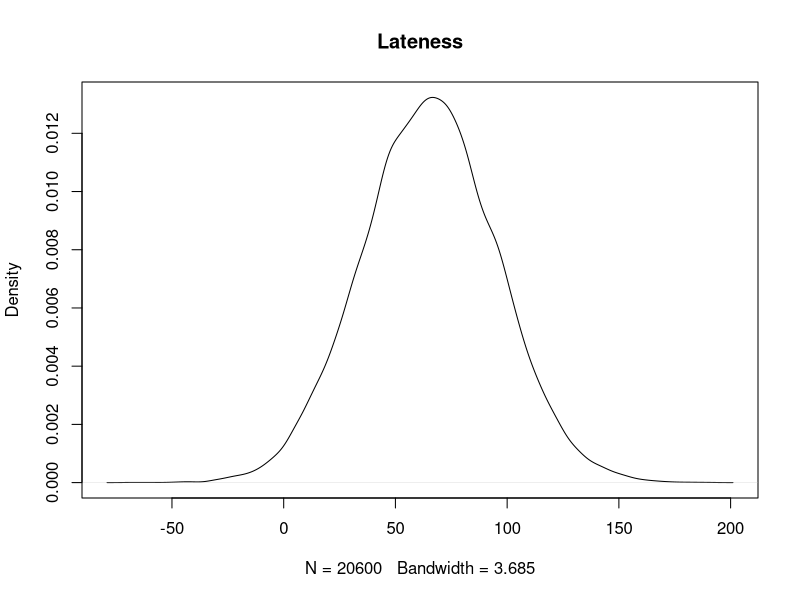
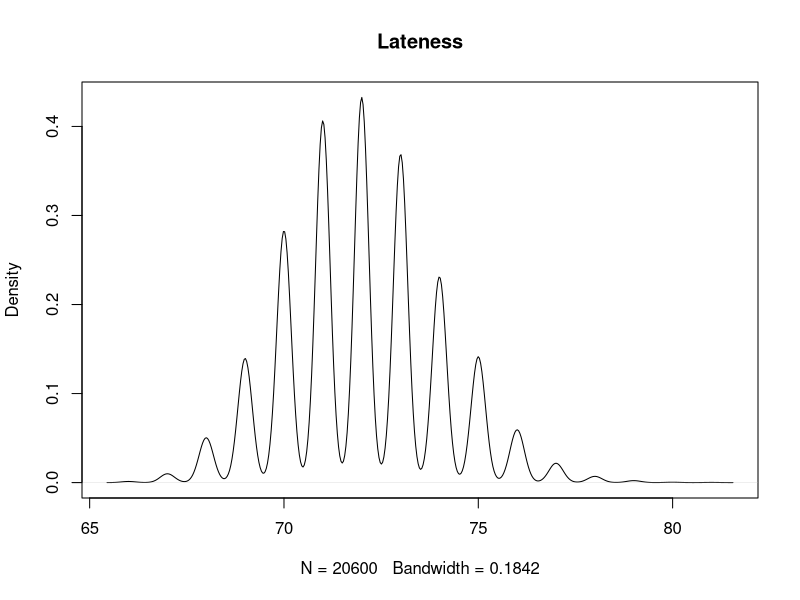
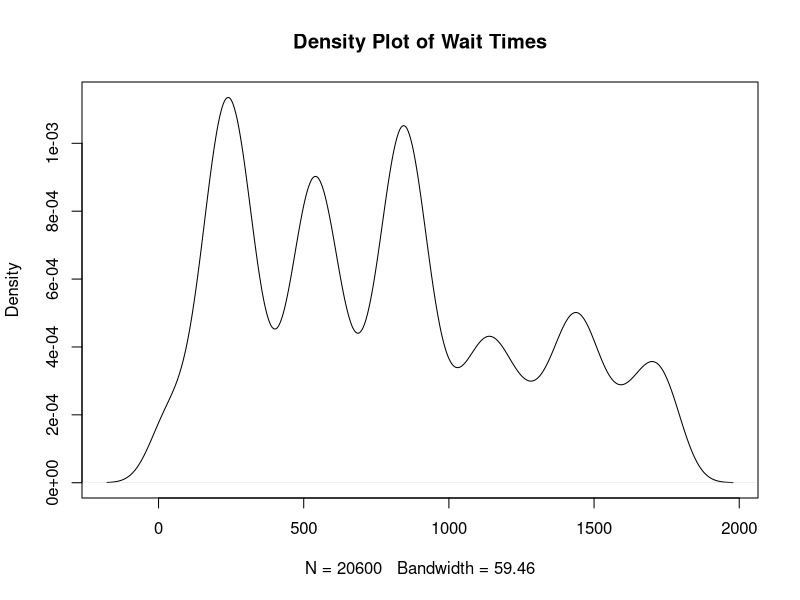
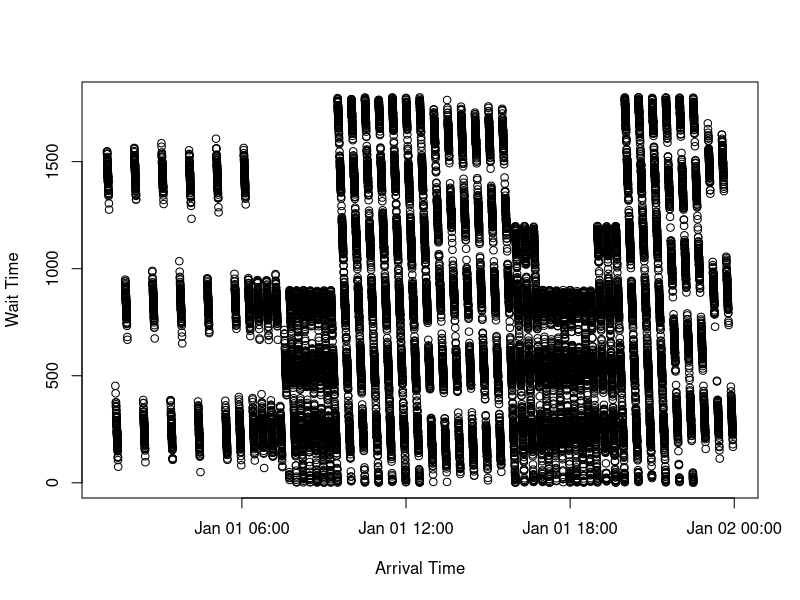
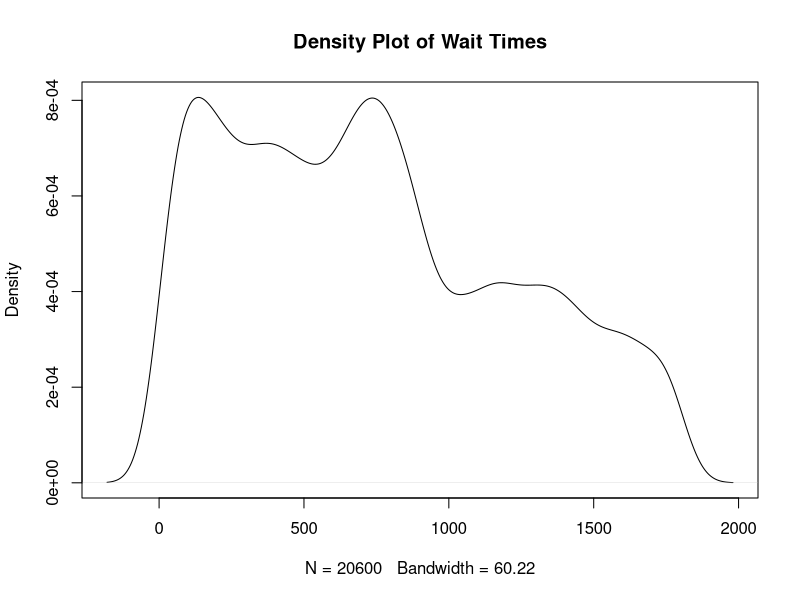
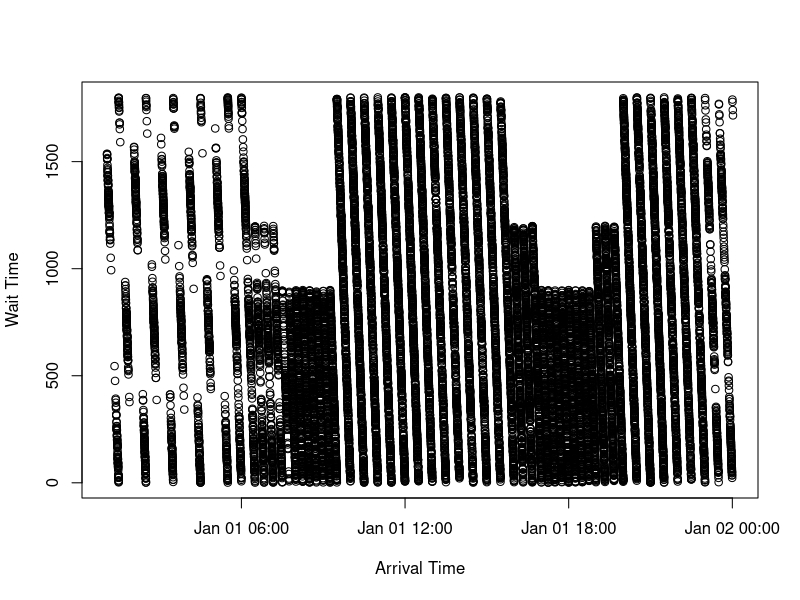
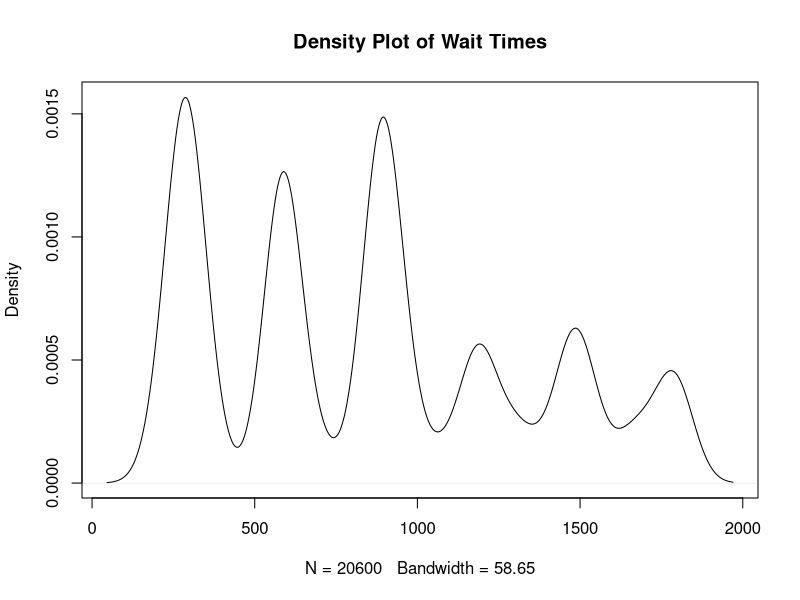
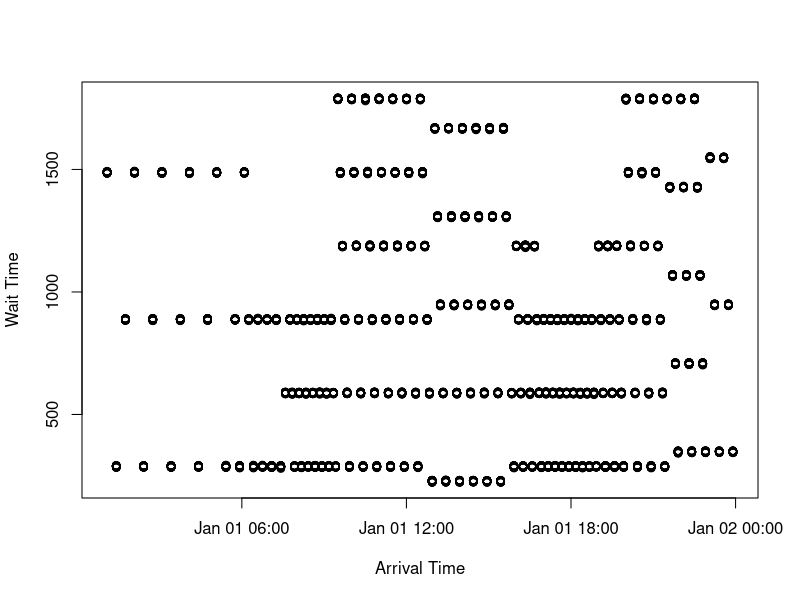

These figures' R source, in order:
## ---- chunk 1
knitr::opts_chunk$set(echo = TRUE)
## ---- chunk 2
start_time <- as.POSIXct("2018-01-01 01:04:00")
# train is every 20 minutes until 5:40ish
diff <- 60*20
times <- NULL
for(i in 1:15){
  if(i == 1){
    times[i] <- start_time
  } else {
    prev <- i - 1
  times[i] <- times[prev] + diff
  }
}
# train is every 10 minutes until 7:25ish
diff <- 60*10
for(i in 16:27){
  prev <- i - 1
  times[i] <- times[prev] + diff
}
# train is every 4-6 minutes until 12:25ish (will go with 5 mins)
diff <- 60*5
for(i in 28:88){
  prev <- i - 1
  times[i] <- times[prev] + diff
}
# train is every 6 minutes until 3:51ish
diff <- 60*6
for(i in 89:119){
  prev <- i - 1
  times[i] <- times[prev] + diff
}
# train is every 4-6 minutes until 9:37ish (pm) (will go with 5 mins)
diff <- 60*5
for(i in 119:187){
  prev <- i - 1
  times[i] <- times[prev] + diff
}
# train is every 6 minutes until 11ish
diff <- 60*6
for(i in 187:200){
  prev <- i - 1
  times[i] <- times[prev] + diff
}
# train is every 10 minutes till 12:50ish
diff <- 60*10
for(i in 201:206){
  prev <- i - 1
  times[i] <- times[prev] + diff
}
# convert back to POSIX
class(times) <- c('POSIXt', 'POSIXct')
## ---- chunk 3
ferry_start <- as.POSIXct("2018-01-01 00:00:00")
# every half hour until 6:30 (then goes to 6:50)
diff <- 60*30
ferry_times <- NULL
for(i in 1:14){
  if(i == 1){
    ferry_times[i] <- ferry_start
  } else {
    prev <- i - 1
  ferry_times[i] <- ferry_times[prev] + diff
  }
}
# next 3 are every 20 minutes
diff <- 60*20
for(i in 15:17){
  prev <- i - 1
  ferry_times[i] <- ferry_times[prev] + diff
}
# every 15 minutes
diff <- 60*15
for(i in 18:25){
  prev <- i - 1
  ferry_times[i] <- ferry_times[prev] + diff
    
}
# every 30 minutes
diff <- 60*30
for(i in 26:38){
  prev <- i - 1
  ferry_times[i] <- ferry_times[prev] + diff
}
# every 20 minutes
diff <- 60*20
for(i in 39:41){
  prev <- i - 1
  ferry_times[i] <- ferry_times[prev] + diff
}
# every 15 minutes
diff <- 60*15
for(i in 42:49){
  prev <- i - 1
  ferry_times[i] <- ferry_times[prev] + diff
}
# every 20 minutes
diff <- 60*20
for(i in 50:52){
  prev <- i - 1
  ferry_times[i] <- ferry_times[prev] + diff
}
# every 30 minutes
diff <- 60*30
for(i in 53:61){
  prev <- i - 1
  ferry_times[i] <- ferry_times[prev] + diff
}
# Convert back to time
class(ferry_times) <- c('POSIXt', 'POSIXct')
## ---- chunk 4
norm_sims <- function(days,noise_mean, noise_sd, seed, exit_time){
  # Initiate data frame
  data <- NULL
  # Create timestamps for given # of days
  data$schedule <- rep(times,days)
  # Add in the day id
  data$dayid <- rep(1:days, each = length(times))
  
  # Create the noise term (in seconds)
  set.seed(seed)
  data$noise <- rnorm(length(data$schedule),noise_mean,noise_sd)
  # Round for time 
  data$noise <- round(data$noise,0)
  
  # Create updated arrival time
  data$arrival <- data$schedule + data$noise + exit_time
  
  # return the data
  return(as.data.frame(data))
}
## ---- chunk 5
sim1 <- norm_sims(days = 100, noise_mean = 65, noise_sd = 30, seed = 10314, exit_time = 0)

summary(sim1$noise)
plot(density(sim1$noise), main = "Lateness")
## ---- chunk 6
beta_sims <- function(days,noise_beta, noise_alpha, seed, exit_time){
  # Initiate data frame
  data <- NULL
  # Create timestamps for given # of days
  data$schedule <- rep(times,days)
  # Add in the day id
  data$dayid <- rep(1:days, each = length(times))
  
  # Create the noise term (in seconds)
  set.seed(seed)
  data$noise <- rbeta(length(data$schedule),shape2 = noise_beta,shape1 = noise_alpha)
   # Convert to seconds
  data$noise <- data$noise*60 + 60
  # Round for time 
  data$noise <- round(data$noise,0)

  # Create updated arrival time
  data$arrival <- data$schedule + data$noise + exit_time
  
  # return the data
  return(as.data.frame(data))
}
## ---- chunk 7
sim1 <- beta_sims(days = 100, noise_beta = 120, noise_alpha = 30, seed = 10314, exit_time = 0)

summary(sim1$noise)
plot(density(sim1$noise), main = "Lateness")
## ---- chunk 8
get_wait <- function(data){
  ## Step 1: Find the closest ferry
  closest_ferry <- unlist(lapply(data$arrival, FUN = function(x) min(which((ferry_times - x)>0))))

  data$closest_ferry <- closest_ferry
  
  ## Step 2: Get ferry time stamp
  ferry_timestamp <- unlist(lapply(data$closest_ferry, FUN = function(x)ferry_times[x]))
  data$ferry_departure <- ferry_timestamp
  class(data$ferry_departure) <- c('POSIXt', 'POSIXct')
  
  ## Step 3: Obtain wait times
  data$wait_time <- as.numeric(data$ferry_departure - data$arrival)
  
  # if it looks like it's in minutes, change to seconds
  if(mean(data$wait_time)<120){
      data$wait_time <- data$wait_time*60
  } else {
    
  }

  ## Step 4: Obtain scheduled wait times
  data$wait_time_predicted <- as.numeric(data$ferry_departure - data$schedule)*60
  
  ## Step 5: Obtain scheduled closest ferries
  data$closest_ferry_predicted <- unlist(lapply(data$schedule, FUN = function(x) min(which((ferry_times - x)>0))))

  ## Step 6: Get the predicted ferry connections
  data$ferry_predicted <- unlist(lapply(data$closest_ferry, FUN = function(x)ferry_times[x]))

class(data$ferry_predicted) <- c('POSIXt', 'POSIXct')

return(data)
}
## ---- chunk 9
sims <- norm_sims(days = 100, noise_mean = 120, noise_sd = 60, seed = 10314, exit_time = 0)
sims_results <- get_wait(sims)

summary(sims_results$wait_time)
# % different from their actual connections?
paste("Proportion of connections that are unchanged due to delay",sum(sims_results$closest_ferry==sims_results$closest_ferry_predicted)/dim(sims_results)[1])

# graph it
plot(density(sims_results$wait_time), main = "Density Plot of Wait Times")
plot(y = sims_results$wait_time, x = sims_results$arrival, main = "", xlab = "Arrival Time", ylab = "Wait Time")
## ---- chunk 10
sims2 <- norm_sims(days = 100, noise_mean = 240, noise_sd = 120, seed = 10314, exit_time = 0)
sims_results2 <- get_wait(sims2)

# NOTE: current issue coming from some dates being made that are pushed onto the next day. Solution: added 12:30am ferry for next day so that it'll recognize that time stamp as the closest

summary(sims_results2$wait_time)
# % different from their actual connections?
paste("Proportion of connections that are unchanged due to delay",sum(sims_results2$closest_ferry==sims_results2$closest_ferry_predicted)/dim(sims_results2)[1])

# graph it
plot(density(sims_results2$wait_time), main = "Density Plot of Wait Times")
plot(y = sims_results2$wait_time, x = sims_results2$arrival, main = "", xlab = "Arrival Time", ylab = "Wait Time")
## ---- chunk 11
sims3 <- beta_sims(days = 100, noise_beta = 120, noise_alpha = 30, seed = 10314, exit_time = 0)
sims_results3 <- get_wait(sims3)

summary(sims_results3$wait_time)
# % different from their actual connections?
paste("Proportion of connections that are unchanged due to delay",sum(sims_results3$closest_ferry==sims_results3$closest_ferry_predicted)/dim(sims_results3)[1])

# graph it
plot(density(sims_results3$wait_time), main = "Density Plot of Wait Times")
plot(y = sims_results3$wait_time, x = sims_results3$arrival, main = "", xlab = "Arrival Time", ylab = "Wait Time")
## ---- chunk 12
sims4 <- norm_sims(days = 100, noise_mean = 120, noise_sd = 60, seed = 10314, exit_time = 120)
sims_results4 <- get_wait(sims4)

summary(sims_results4$wait_time)
# % different from their actual connections?
paste("Proportion of connections that are unchanged due to delay",sum(sims_results4$closest_ferry==sims_results4$closest_ferry_predicted)/dim(sims_results4)[1])

# graph it
plot(density(sims_results4$wait_time), main = "Density Plot of Wait Times")
plot(y = sims_results4$wait_time, x = sims_results4$arrival, main = "", xlab = "Arrival Time", ylab = "Wait Time")
## ---- chunk 13
sims5 <- norm_sims(days = 100, noise_mean = 240, noise_sd = 120, seed = 10314, exit_time = 120)
# add the 2 minutes to exit station
sims5$arrival <- sims5$arrival + 120
sims_results5 <- get_wait(sims5)

summary(sims_results5$wait_time)
# % different from their actual connections?
paste("Proportion of connections that are unchanged due to delay",sum(sims_results5$closest_ferry==sims_results5$closest_ferry_predicted)/dim(sims_results5)[1])

# graph it
plot(density(sims_results5$wait_time), main = "Density Plot of Wait Times")
plot(y = sims_results5$wait_time, x = sims_results5$arrival, main = "", xlab = "Arrival Time", ylab = "Wait Time")
## ---- chunk 14
sims6 <- beta_sims(days = 100, noise_beta = 120, noise_alpha = 30, seed = 10314, exit_time = 120)
# add the 2 minutes to exit station
sims6$arrival <- sims6$arrival + 120
sims_results6 <- get_wait(sims6)

summary(sims_results6$wait_time)
# % different from their actual connections?
paste("Proportion of connections that are unchanged due to delay",sum(sims_results6$closest_ferry==sims_results6$closest_ferry_predicted)/dim(sims_results6)[1])

# graph it
plot(density(sims_results6$wait_time), main = "Density Plot of Wait Times")
plot(y = sims_results6$wait_time, x = sims_results6$arrival, main = "", xlab = "Arrival Time", ylab = "Wait Time")
## ---- chunk 15
sims7 <- norm_sims(days = 200, noise_mean = 120, noise_sd = 60, seed = 10314, exit_time = 120)
sims_results7 <- get_wait(sims7)

summary(sims_results7$wait_time)
# % different from their actual connections?
paste("Proportion of connections that are unchanged due to delay",sum(sims_results7$closest_ferry==sims_results7$closest_ferry_predicted)/dim(sims_results7)[1])

# graph it
plot(density(sims_results7$wait_time), main = "Density Plot of Wait Times")
plot(y = sims_results7$wait_time, x = sims_results7$arrival, main = "", xlab = "Arrival Time", ylab = "Wait Time")
## ---- chunk 16
sims8 <- norm_sims(days = 200, noise_mean = 240, noise_sd = 60, seed = 10314, exit_time = 120)
sims_results8 <- get_wait(sims8)

summary(sims_results8$wait_time)
# % different from their actual connections?
paste("Proportion of connections that are unchanged due to delay",sum(sims_results8$closest_ferry==sims_results8$closest_ferry_predicted)/dim(sims_results8)[1])

# graph it
plot(density(sims_results8$wait_time), main = "Density Plot of Wait Times")
plot(y = sims_results8$wait_time, x = sims_results8$arrival, main = "", xlab = "Arrival Time", ylab = "Wait Time")
